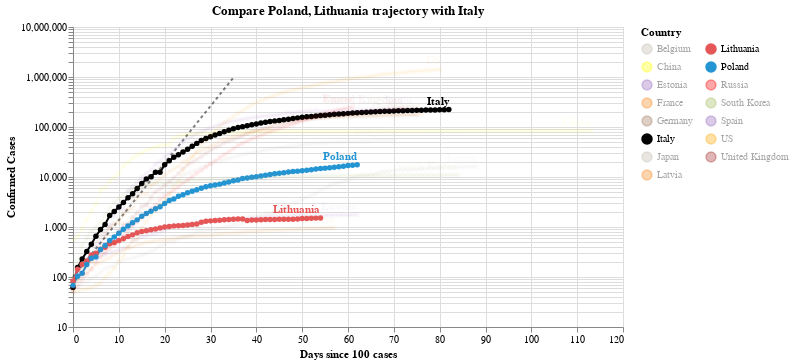

Notebook cell for this chart:
### Code cell
#hide_input
chart2 = make_since_chart(dff2, ['Poland', 'Lithuania'], baseline_countries)
chart2

### Figure 1 — Vega-Lite specification as saved in the notebook (floating-point values rounded to 4 significant figures; data arrays with more than 128 entries replaced by an {"elided": "..."} marker saying what was removed)
{"config": {"view": {"continuousWidth": 400, "continuousHeight": 300}}, "layer": [{"data": {"name": "data-628230001892d6798b50651be41d1b3e"}, "mark": {"type": "line", "color": "black", "opacity": 0.5, "strokeDash": [3, 3]}, "encoding": {"x": {"type": "quantitative", "field": "Days since 100 cases"}, "y": {"type": "quantitative", "field": "Confirmed Cases"}}}, {"data": {"name": "data-cfdc71e2bf78a6cd48de1ce5b0ed9613"}, "mark": {"type": "line", "point": true}, "encoding": {"color": {"type": "nominal", "field": "Country", "legend": {"columns": 2}, "scale": {"domain": ["Belgium", "China", "Estonia", "France", "Germany", "Italy", "Japan", "Latvia", "Lithuania", "Poland", "Russia", "South Korea", "Spain", "US", "United Kingdom"], "range": ["#C1B7AD", "yellow", "#9467bd", "#F58518", "#9D755D", "black", "#C1B7AD", "#F58518", "#E45756", "#2495D3", "red", "#A1BA59", "#9467bd", "orange", "brown"]}}, "opacity": {"condition": {"value": 1, "selection": "selector010"}, "value": 0.05}, "tooltip": [{"type": "nominal", "field": "Country"}, {"type": "temporal", "field": "Date"}, {"type": "quantitative", "field": "Confirmed Cases"}, {"type": "quantitative", "field": "Days since 100 cases"}], "x": {"type": "quantitative", "field": "Days since 100 cases"}, "y": {"type": "quantitative", "field": "Confirmed Cases", "scale": {"type": "log"}}}, "selection": {"selector010": {"type": "multi", "fields": ["Country"], "bind": "legend", "init": [{"Country": "Poland"}, {"Country": "Lithuania"}, {"Country": "Italy"}]}}, "width": 550}, {"data": {"name": "data-cfdc71e2bf78a6cd48de1ce5b0ed9613"}, "mark": {"type": "text", "align": "right", "dy": -8, "fontWeight": "bold"}, "encoding": {"color": {"type": "nominal", "field": "Country", "legend": {"columns": 2}, "scale": {"domain": ["Belgium", "China", "Estonia", "France", "Germany", "Italy", "Japan", "Latvia", "Lithuania", "Poland", "Russia", "South Korea", "Spain", "US", "United Kingdom"], "range": ["#C1B7AD", "yellow", "#9467bd", "#F58518", "#9D755D", "black", "#C1B7AD", "#F58518", "#E45756", "#2495D3", "red", "#A1BA59", "#9467bd", "orange", "brown"]}}, "opacity": {"condition": {"value": 1, "selection": "selector010"}, "value": 0.05}, "text": {"type": "nominal", "field": "Country"}, "tooltip": [{"type": "nominal", "field": "Country"}, {"type": "temporal", "field": "Date"}, {"type": "quantitative", "field": "Confirmed Cases"}, {"type": "quantitative", "field": "Days since 100 cases"}], "x": {"type": "quantitative", "field": "Days since 100 cases"}, "y": {"type": "quantitative", "field": "Confirmed Cases", "scale": {"type": "log"}}}, "transform": [{"filter": "(datum['Date'] >= 1589414400000)"}], "width": 550}], "title": "Compare Poland, Lithuania trajectory with Italy", "$schema": "https://vega.github.io/schema/vega-lite/v4.0.2.json", "datasets": {"data-628230001892d6798b50651be41d1b3e": [{"Days since 100 cases": 0, "Confirmed Cases": 100.0}, {"Days since 100 cases": 1, "Confirmed Cases": 130.0}, {"Days since 100 cases": 2, "Confirmed Cases": 169.0}, {"Days since 100 cases": 3, "Confirmed Cases": 219.7}, {"Days since 100 cases": 4, "Confirmed Cases": 285.6}, {"Days since 100 cases": 5, "Confirmed Cases": 371.3}, {"Days since 100 cases": 6, "Confirmed Cases": 482.7}, {"Days since 100 cases": 7, "Confirmed Cases": 627.5}, {"Days since 100 cases": 8, "Confirmed Cases": 815.7}, {"Days since 100 cases": 9, "Confirmed Cases": 1060.0}, {"Days since 100 cases": 10, "Confirmed Cases": 1379.0}, {"Days since 100 cases": 11, "Confirmed Cases": 1792.0}, {"Days since 100 cases": 12, "Confirmed Cases": 2330.0}, {"Days since 100 cases": 13, "Confirmed Cases": 3029.0}, {"Days since 100 cases": 14, "Confirmed Cases": 3937.0}, {"Days since 100 cases": 15, "Confirmed Cases": 5119.0}, {"Days since 100 cases": 16, "Confirmed Cases": 6654.0}, {"Days since 100 cases": 17, "Confirmed Cases": 8650.0}, {"Days since 100 cases": 18, "Confirmed Cases": 11250.0}, {"Days since 100 cases": 19, "Confirmed Cases": 14620.0}, {"Days since 100 cases": 20, "Confirmed Cases": 19000.0}, {"Days since 100 cases": 21, "Confirmed Cases": 24710.0}, {"Days since 100 cases": 22, "Confirmed Cases": 32120.0}, {"Days since 100 cases": 23, "Confirmed Cases": 41750.0}, {"Days since 100 cases": 24, "Confirmed Cases": 54280.0}, {"Days since 100 cases": 25, "Confirmed Cases": 70560.0}, {"Days since 100 cases": 26, "Confirmed Cases": 91730.0}, {"Days since 100 cases": 27, "Confirmed Cases": 119300.0}, {"Days since 100 cases": 28, "Confirmed Cases": 155000.0}, {"Days since 100 cases": 29, "Confirmed Cases": 201500.0}, {"Days since 100 cases": 30, "Confirmed Cases": 262000.0}, {"Days since 100 cases": 31, "Confirmed Cases": 340600.0}, {"Days since 100 cases": 32, "Confirmed Cases": 442800.0}, {"Days since 100 cases": 33, "Confirmed Cases": 575600.0}, {"Days since 100 cases": 34, "Confirmed Cases": 748300.0}, {"Days since 100 cases": 35, "Confirmed Cases": 972800.0}], "data-cfdc71e2bf78a6cd48de1ce5b0ed9613": {"elided": "1125 records"}}}
